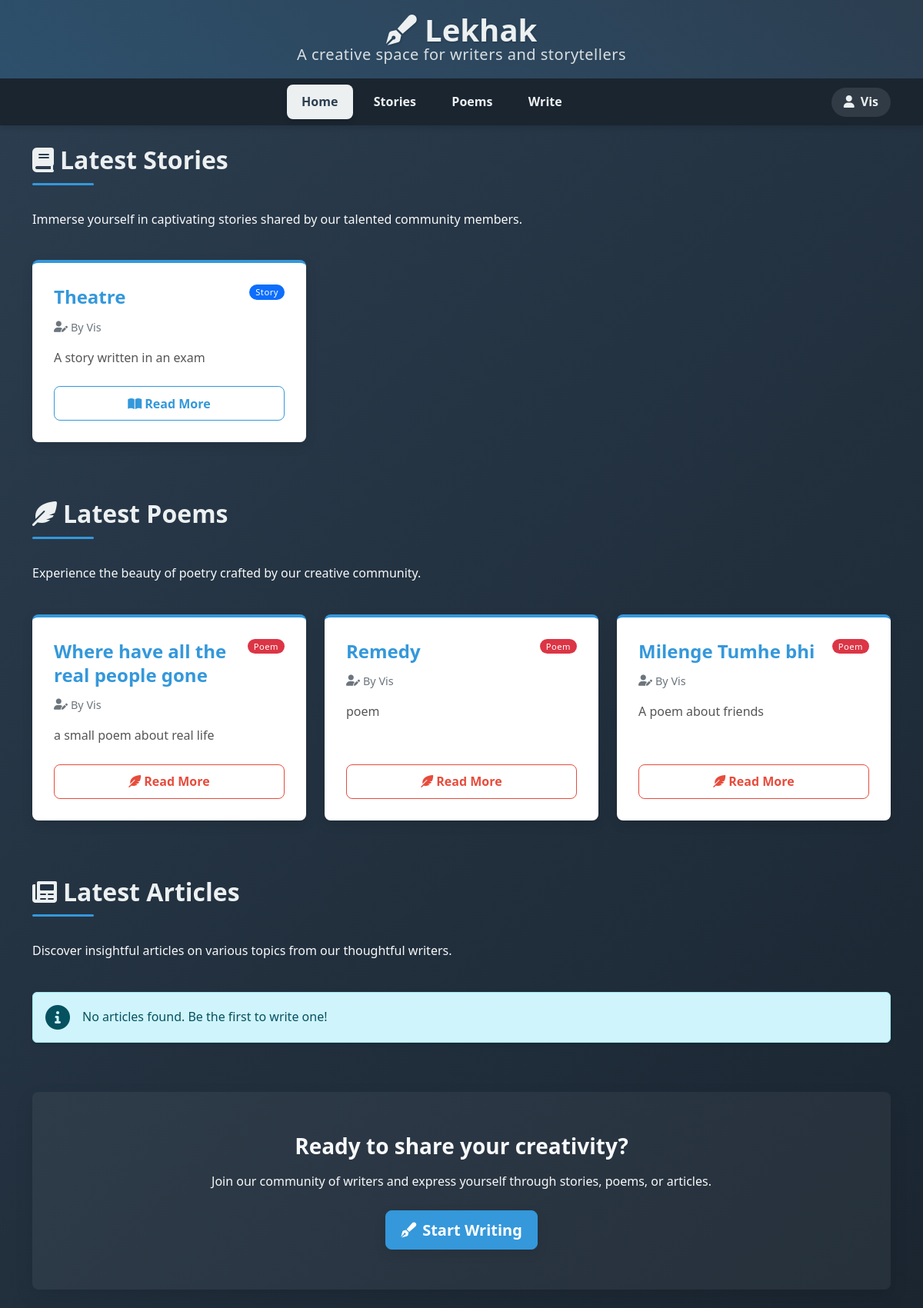
/home.php (signed in), run on the app's committed database.
### tables this page shows
CREATE TABLE `content` (
  `title` varchar(1000) NOT NULL,
  `descr` text NOT NULL,
  `userid` varchar(1000) NOT NULL,
  `content` longtext NOT NULL,
  `category` varchar(1000) NOT NULL,
  `id` int(11) NOT NULL
);

### home.php (the view, shortened to what this page needs)
<?php
$uid = $_SESSION["user_id"];
?>
<!DOCTYPE html>
<html lang="en">
<head>
    <link href="https://cdn.jsdelivr.net/npm/bootstrap@5.3.0/dist/css/bootstrap.min.css" rel="stylesheet">
    <link rel="stylesheet" href="index.css">
    <link rel="stylesheet" href="https://cdnjs.cloudflare.com/ajax/libs/font-awesome/6.0.0/css/all.min.css">
</head>
<body>
    <div class="main">
        <div class="container">
            <h1 class="display-4 mb-0"><i class="fas fa-pen-fancy"></i> Lekhak</h1><p class="tagline lead mt-0">A creative space for writers and storytellers</p>
        </div>
    </div>
    <nav class="navbar navbar-expand-lg">
        <div class="container">
            <div class="collapse navbar-collapse justify-content-center" id="navbarNav">
                <ul class="navbar-nav">
                    <li class="nav-item">
                        <a class="nav-link active" href="home.php">Home</a>
                    </li>
                    <li class="nav-item">
                        <a class="nav-link" href="stories.php">Stories</a>
                    </li>
                    <li class="nav-item">
                        <a class="nav-link" href="poems.php">Poems</a>
                    </li>
                    <li class="nav-item">
                        <a class="nav-link" href="write1.php">Write</a>
                    </li>
                </ul>
            </div>
            <div class="ms-auto">
                <?php echo "<span id='userpara' class='navbar-text'>$uid</span>"?>
            </div>
        </div>
    </nav>
    <div class="container py-4">
        <div class="row mb-4">
            <div class="col-12">
                <h2 class="section-heading">
                    <i class="fas fa-book me-2"></i>Latest Stories
                </h2>
                <p class="text-light">Immerse yourself in captivating stories shared by our talented community members.</p>
            </div>
        </div>
        <div class="row">
            <?php
            include 'dbconnect.php';
            function get_stories($cat){
                global $con;
                $limit = 6;
                $sql = "SELECT * FROM `content` WHERE category=? ORDER BY id DESC LIMIT ?";
                $stmt = $con->prepare($sql);
                $stmt->bind_param("si", $cat, $limit);
                $stmt->execute();
                $res = $stmt->get_result();
                if($res->num_rows > 0){
                    foreach($res as $row){
                        $storytitle = $row['title'];
                        $storydesc = $row['descr'];
                        $uid = $row['userid'];
                        $badge_class = "bg-primary";
                        $outline_class = "btn-outline-primary";
                        $icon_class = "fas fa-book-open";
                        if($cat == "poem") {
                            $badge_class = "bg-danger";
                            $outline_class = "btn-outline-danger";
                            $icon_class = "fas fa-feather-alt";
                        } else if($cat == "article") {
                            $badge_class = "bg-success";
                            $outline_class = "btn-outline-success";
                            $icon_class = "fas fa-newspaper";
                        }
                        echo '
                        <div class="col-lg-4 col-md-6 mb-4">
                            <div class="card shadow h-100 story-preview hover-lift">
                                <div class="card-body d-flex flex-column">
                                    <div class="d-flex justify-content-between align-items-start mb-2">
                                        <h3 class="card-title">'.htmlspecialchars($storytitle).'</h3>
                                        <span class="badge '.$badge_class.' px-2 py-1 rounded-pill">'.ucfirst($cat).'</span>
                                    </div>
                                    <p class="card-subtitle mb-3"><i class="fas fa-user-edit me-1"></i>By '.htmlspecialchars($uid).'</p>
                                    <p class="card-text flex-grow-1">'.htmlspecialchars($storydesc).'</p>
                                    <a href="'.strtolower($cat).'s.php" class="btn '.$outline_class.' mt-auto">
                                        <i class="'.$icon_class.' me-1"></i>Read More
                                    </a>
                                </div>
                            </div>
                        </div>';
                    }
                } else {
                    echo '<div class="col-12">
                        <div class="alert alert-info shadow-sm">
                            <div class="d-flex align-items-center">
                                <i class="fas fa-info-circle fa-2x me-3"></i>
                                <div>
                                    <p class="mb-0">No '.strtolower($cat).'s found. Be the first to write one!</p>
                                </div>
                            </div>
                        </div>
                    </div>';
                }
            }
            get_stories('story');
            ?>
        </div>
        <div class="row mt-5 mb-4">
            <div class="col-12">
                <h2 class="section-heading">
                    <i class="fas fa-feather-alt me-2"></i>Latest Poems
                </h2>
                <p class="text-light">Experience the beauty of poetry crafted by our creative community.</p>
            </div>
        </div>
        <div class="row">
            <?php get_stories('poem'); ?>
        </div>
        <div class="row mt-5 mb-4">
            <div class="col-12">
                <h2 class="section-heading">
                    <i class="fas fa-newspaper me-2"></i>Latest Articles
                </h2>
                <p class="text-light">Discover insightful articles on various topics from our thoughtful writers.</p>
            </div>
        </div>
        <div class="row">
            <?php get_stories('article'); ?>
        </div>
        <div class="row mt-5">
            <div class="col-12 text-center">
                <div class="card bg-opacity-10 border-0 shadow-lg p-4" style="background-color: rgba(255,255,255,0.05);">
                    <div class="card-body">
                        <h3 class="text-light mb-3">Ready to share your creativity?</h3>
                        <p class="text-light mb-4">Join our community of writers and express yourself through stories, poems, or articles.</p>
                        <a href="write1.php" class="btn btn-primary btn-lg shadow">
                            <i class="fas fa-pen-fancy me-2"></i>Start Writing
                        </a>
                    </div>
                </div>
            </div>
        </div>
    </div>
</body>
</html>

### data on the page
content: title "Theatre", cat "Story", userid "Vis", descr "A story written in an exam"
content: title "Where have all the real people gone", cat "Poem", userid "Vis", descr "a small poem about real life"
content: title "Remedy", cat "Poem", userid "Vis", descr "poem"
content: title "Milenge Tumhe bhi", cat "Poem", userid "Vis", descr "A poem about friends"

### other printed values
$uid "Vis"
$cat "article"
